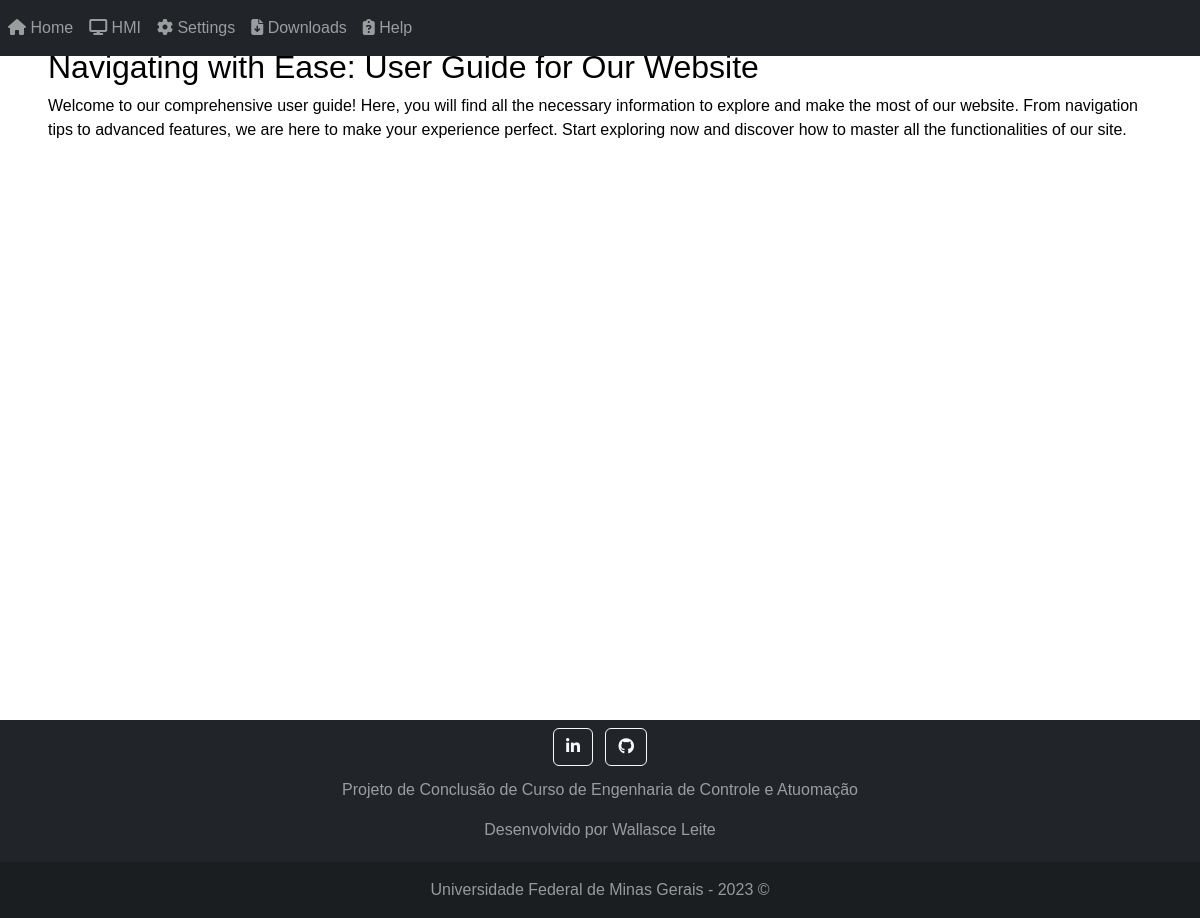
Page /help on the earlier database version.
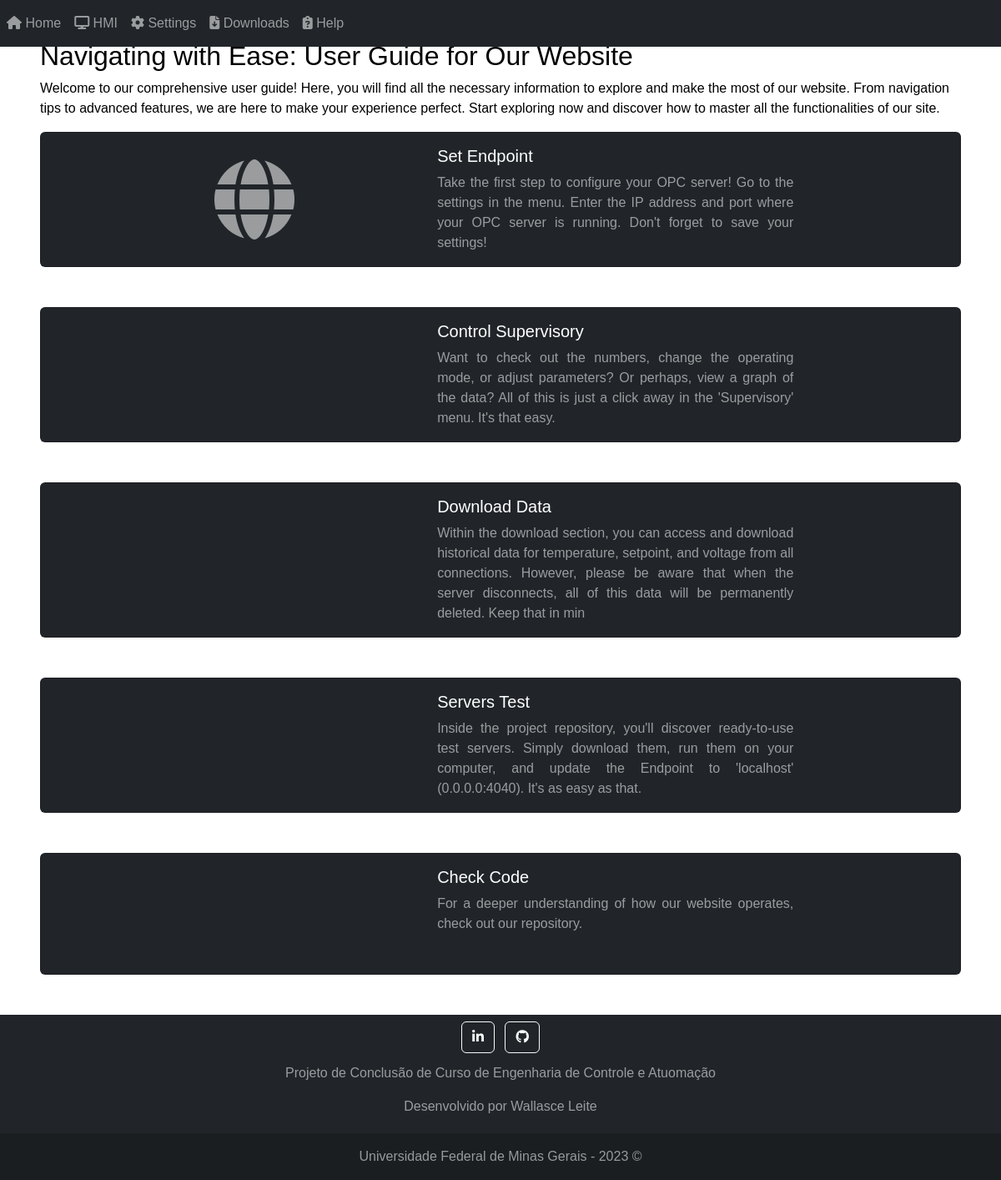
Same page on the later database version.
### ContentPage/models.py (models this page shows)
class HelpContent(models.Model):
    title = models.CharField(max_length=50)
    body = models.CharField(max_length=255)
    fontAwesome = models.CharField(max_length=50)

### ContentPage/views.py (the view)
# urls.py: path("help", helpPage, name = 'helpPage'),
def helpPage(request):
    helpContent = HelpContent.objects.all()
    parameters = {
        "contents" : helpContent,
    }
    return render(request, "ContentPage/help.html", parameters)

### ContentPage/templates/ContentPage/help.html (shortened to what this page needs)
<!DOCTYPE html>
{% extends 'webSiteConfig/base.html' %}
{% load static %}
{% block headerTags%}
    <link rel = "stylesheet" href="{% static 'ContentPage/CSS/cardHelp.css' %}">
{% endblock %}
{% block content %}
    <h2>Navigating with Ease: User Guide for Our Website</h2>
    <p> Welcome to our comprehensive user guide! Here, you will find all the necessary information to explore and make the most of our website. From navigation tips to advanced features, we are here to make your experience perfect. Start exploring now and discover how to master all the functionalities of our site. </p>
    {% for contentHelp in contents %}
        <div class="card mb-5">
            <div class="row g-0">
            <div class="col-md-5">
                <i class = "{{ contentHelp.fontAwesome }}"></i>
            </div>
            <div class="col-md-5">
                <div class="card-body">
                <h5 class="card-title text-white"> {{ contentHelp.title }} </h5>
                <p class="card-text"> {{ contentHelp.body }} </p>
                </div>
            </div>
            </div>
        </div>
    {% endfor %}
{% endblock %}

### webSiteConfig/templates/webSiteConfig/base.html (shortened to what this page needs)
{% load static %}
<!DOCTYPE html>
<html>
<head>
    <link rel="stylesheet" href="https://cdn.jsdelivr.net/npm/bootstrap@5.2.3/dist/css/bootstrap.min.css">
    <link rel="stylesheet" href="https://cdnjs.cloudflare.com/ajax/libs/font-awesome/6.4.2/css/all.min.css" />
    <link rel = "stylesheet" href="{% static 'webSiteConfig/CSS/styleBase.css' %}">
    {% block headerTags%} {% endblock %}
</head>
<body>
    <div class='menu'>
    {% include 'webSiteConfig/menu.html' %}
    </div>
    <div class='content'>
    {% block content %}
    {% endblock %}
    </div>
    <div class='footer'>
        {% include 'webSiteConfig/footer.html' %}
    </div>
</body>
</html>

### webSiteConfig/templates/webSiteConfig/menu.html
<!DOCTYPE html>
<html>
    <body>
        <nav class="navbar navbar-expand-lg navbar-dark bg-dark">
            <div class="collapse navbar-collapse" id="navbarNav">
              <ul class="navbar-nav">
                <li class="nav-item active">
                  <a class="nav-link" href="/"><i class="fa-solid fa-house"></i> Home </a>
                </li>
                <li class="nav-item">
                  <a class="nav-link" href="hmi"><i class="fa-solid fa-display"></i> HMI</a>
                </li>
                <li class="nav-item">
                  <a class="nav-link" href="settings"><i class="fa-solid fa-gear"></i> Settings</a>
                </li>
                <li class="nav-item">
                    <a class="nav-link" href="download"><i class="fa-solid fa-file-arrow-down"></i> Downloads</a>
                </li>
                <li class="nav-item">
                  <a class="nav-link" href="help"><i class="fa-solid fa-clipboard-question"></i> Help</a>
                </li>
              </ul>
            </div>
          </nav>
    </body>
</html>

### webSiteConfig/templates/webSiteConfig/footer.html
<!DOCTYPE html>
<footer class="bg-dark text-center">
    <div class="container p-1">
      <section class="mb-2">
        <a class="btn btn-outline-light btn-floating m-1" href="https://www.linkedin.com/in/wallasceleite/"  target="_blank" role="button"
          ><i class="fab fa-linkedin-in"></i
        ></a>
        <a class="btn btn-outline-light btn-floating m-1" href="https://github.com/wallasce/"  target="_blank" role="button"
          ><i class="fab fa-github"></i
        ></a>
      </section>
      <section class="mb-2">
        <p>Projeto de Conclusão de Curso de Engenharia de Controle e Atuomação</p>
        <p>Desenvolvido por Wallasce Leite</p>
      </section>
    </div>
    <div class="text-center p-3 copyright">
        Universidade Federal de Minas Gerais - 2023 ©
    </div>
  </footer>

### webSiteConfig/static/webSiteConfig/CSS/styleBase.css (style rules this page uses)
.menu { position: fixed; top: 0; width: 100%; z-index: 999; }
.content { margin: 3rem 3rem 0rem 3rem; padding-bottom: 8rem; }
body { font-family: sans-serif, Arial, Helvetica; color: black; min-height: 100vh; text-align: left; position: relative; }
.footer { position: absolute; bottom: 0; height: 8rem; width: 100%; color: rgba(255, 255, 255, 0.55); }
.copyright { background-color: rgba(0, 0, 0, 0.2); padding-bottom: 1rem !important; }

### ContentPage/static/ContentPage/CSS/cardHelp.css (style rules this page uses)
.card { background-color: rgba(33, 37, 41); color: rgba(255, 255, 255, 0.55); width: 100%; text-align: justify; }
.card i { margin: 2rem 0rem 2rem 13rem; font-size: 6em; }

Differences in the rows shown:
added HelpContent: title "Set Endpoint", body "Take the first step to configure your OPC server! Go to the settings in the menu. Enter the IP address and port where your OPC server is running. Don't forget to save your settings!"
added HelpContent: title "Control Supervisory", body "Want to check out the numbers, change the operating mode, or adjust parameters? Or perhaps, view a graph of the data? All of this is just a click away in the 'Supervisory' menu. It's that easy."
added HelpContent: title "Download Data", body "Within the download section, you can access and download historical data for temperature, setpoint, and voltage from all connections. However, please be aware that when the server disconnects, all of this data will be permanently deleted. Keep that in min"
added HelpContent: title "Servers Test", body "Inside the project repository, you'll discover ready-to-use test servers. Simply download them, run them on your computer, and update the Endpoint to 'localhost' (0.0.0.0:4040). It's as easy as that."
added HelpContent: title "Check Code", body "For a deeper understanding of how our website operates, check out our repository."
